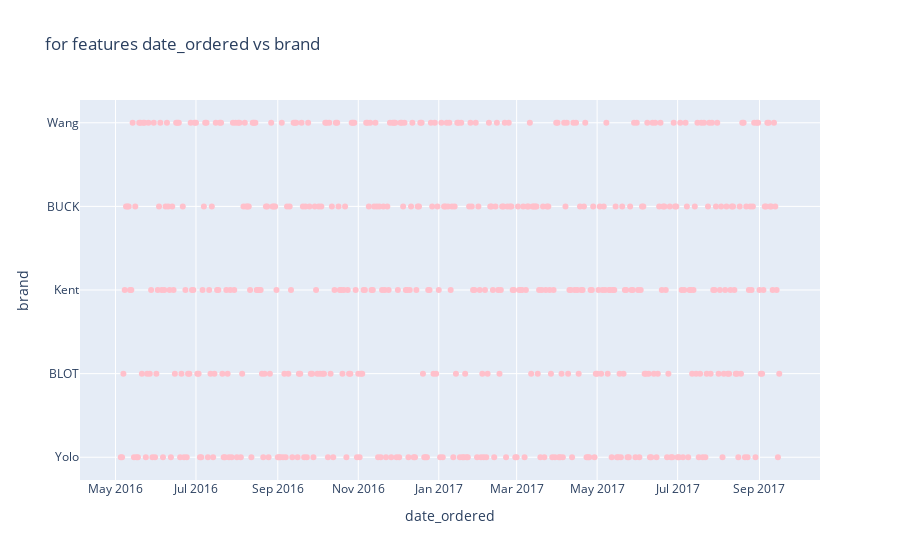
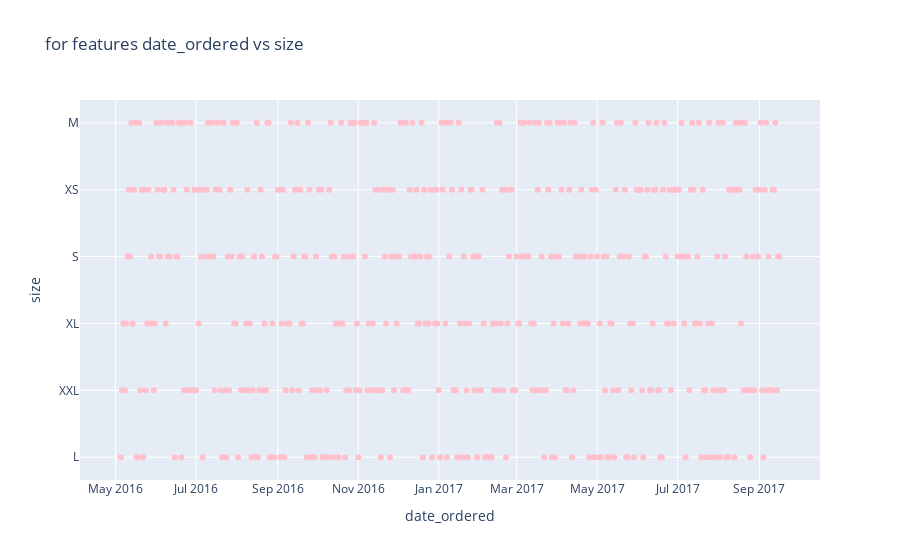
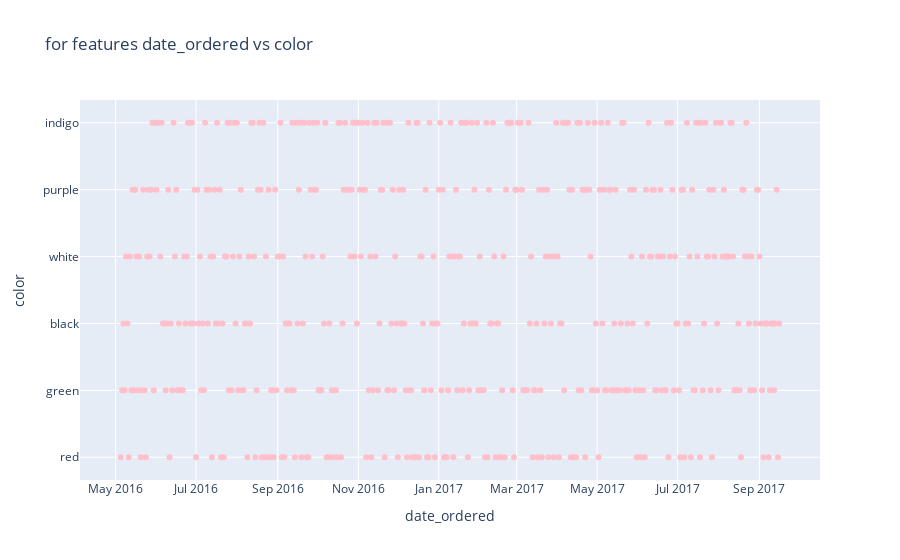
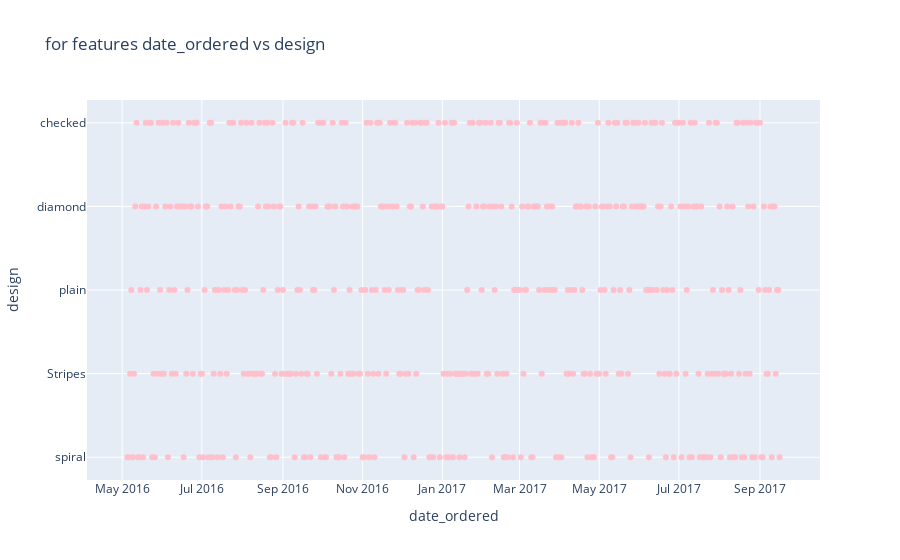

The cell these charts' notebook holds for them, in order:
### Code cell
#bivariate analysis
for i in range(len(lst)) :
    for j in range(i+1,len(lst)) :
        fig=px.scatter(df,x=lst[i],y=lst[j],color_discrete_sequence=['pink'],title=f'for features {lst[i]} vs {lst[j]}')
        fig.show()

### Figure 1 — Plotly figure (JSON) as saved in the notebook; plotly's stock layout.template omitted (floating-point values rounded to 4 significant figures; data arrays with more than 128 entries replaced by an {"elided": "..."} marker saying what was removed)
{"data": [{"hovertemplate": "date_ordered=%{x}<br>brand=%{y}<extra></extra>", "legendgroup": "", "marker": {"color": "pink", "symbol": "circle"}, "mode": "markers", "name": "", "orientation": "v", "showlegend": false, "type": "scatter", "x": {"elided": "500 str values"}, "xaxis": "x", "y": {"elided": "500 str values"}, "yaxis": "y"}], "layout": {"legend": {"tracegroupgap": 0}, "title": {"text": "for features date_ordered vs brand"}, "xaxis": {"anchor": "y", "domain": [0, 1], "title": {"text": "date_ordered"}}, "yaxis": {"anchor": "x", "domain": [0, 1], "title": {"text": "brand"}}}}

### Figure 2 — Plotly figure (JSON) as saved in the notebook; plotly's stock layout.template omitted (floating-point values rounded to 4 significant figures; data arrays with more than 128 entries replaced by an {"elided": "..."} marker saying what was removed)
{"data": [{"hovertemplate": "date_ordered=%{x}<br>size=%{y}<extra></extra>", "legendgroup": "", "marker": {"color": "pink", "symbol": "circle"}, "mode": "markers", "name": "", "orientation": "v", "showlegend": false, "type": "scatter", "x": {"elided": "500 str values"}, "xaxis": "x", "y": {"elided": "500 str values"}, "yaxis": "y"}], "layout": {"legend": {"tracegroupgap": 0}, "title": {"text": "for features date_ordered vs size"}, "xaxis": {"anchor": "y", "domain": [0, 1], "title": {"text": "date_ordered"}}, "yaxis": {"anchor": "x", "domain": [0, 1], "title": {"text": "size"}}}}

### Figure 3 — Plotly figure (JSON) as saved in the notebook; plotly's stock layout.template omitted (floating-point values rounded to 4 significant figures; data arrays with more than 128 entries replaced by an {"elided": "..."} marker saying what was removed)
{"data": [{"hovertemplate": "date_ordered=%{x}<br>color=%{y}<extra></extra>", "legendgroup": "", "marker": {"color": "pink", "symbol": "circle"}, "mode": "markers", "name": "", "orientation": "v", "showlegend": false, "type": "scatter", "x": {"elided": "500 str values"}, "xaxis": "x", "y": {"elided": "500 str values"}, "yaxis": "y"}], "layout": {"legend": {"tracegroupgap": 0}, "title": {"text": "for features date_ordered vs color"}, "xaxis": {"anchor": "y", "domain": [0, 1], "title": {"text": "date_ordered"}}, "yaxis": {"anchor": "x", "domain": [0, 1], "title": {"text": "color"}}}}

### Figure 4 — Plotly figure (JSON) as saved in the notebook; plotly's stock layout.template omitted (floating-point values rounded to 4 significant figures; data arrays with more than 128 entries replaced by an {"elided": "..."} marker saying what was removed)
{"data": [{"hovertemplate": "date_ordered=%{x}<br>design=%{y}<extra></extra>", "legendgroup": "", "marker": {"color": "pink", "symbol": "circle"}, "mode": "markers", "name": "", "orientation": "v", "showlegend": false, "type": "scatter", "x": {"elided": "500 str values"}, "xaxis": "x", "y": {"elided": "500 str values"}, "yaxis": "y"}], "layout": {"legend": {"tracegroupgap": 0}, "title": {"text": "for features date_ordered vs design"}, "xaxis": {"anchor": "y", "domain": [0, 1], "title": {"text": "date_ordered"}}, "yaxis": {"anchor": "x", "domain": [0, 1], "title": {"text": "design"}}}}
